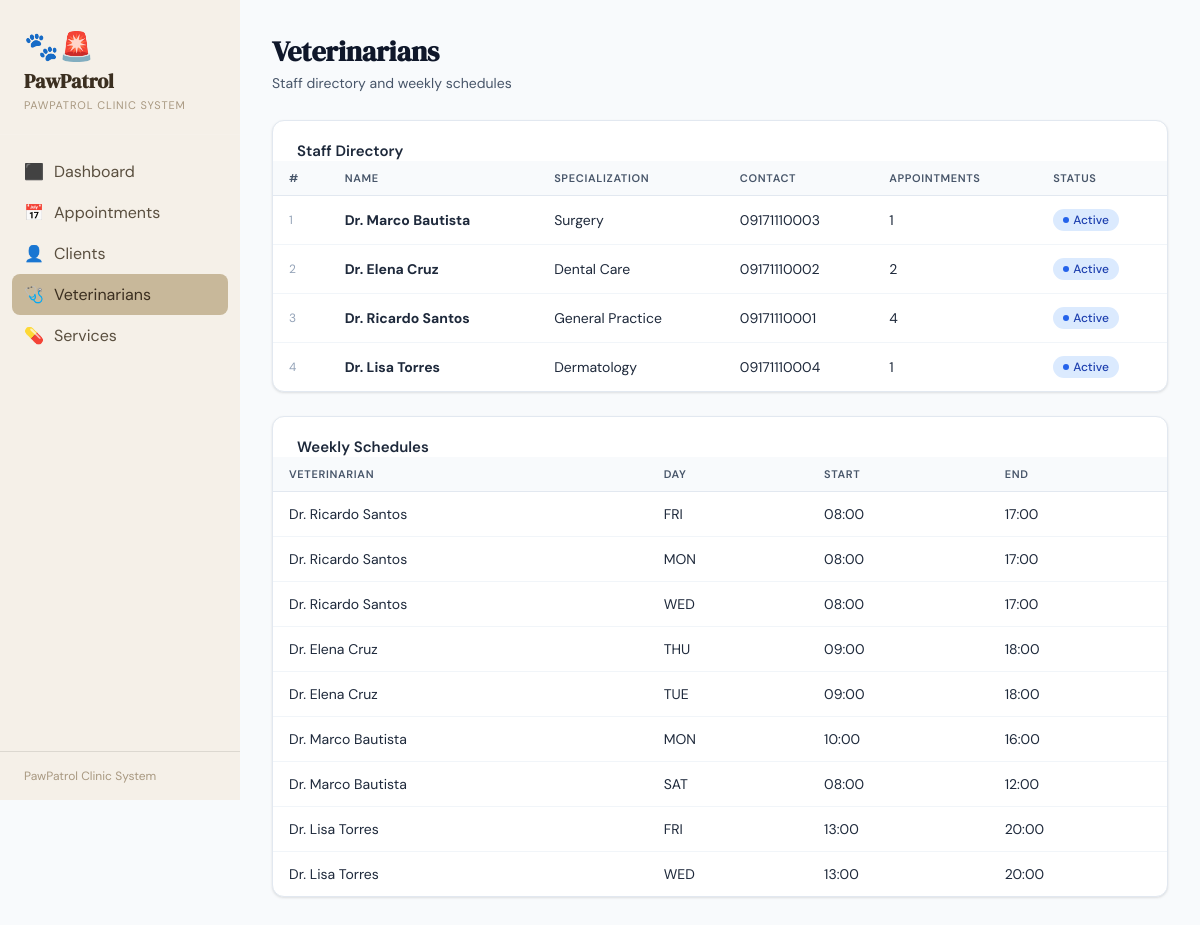
The app's page /vets, older data.
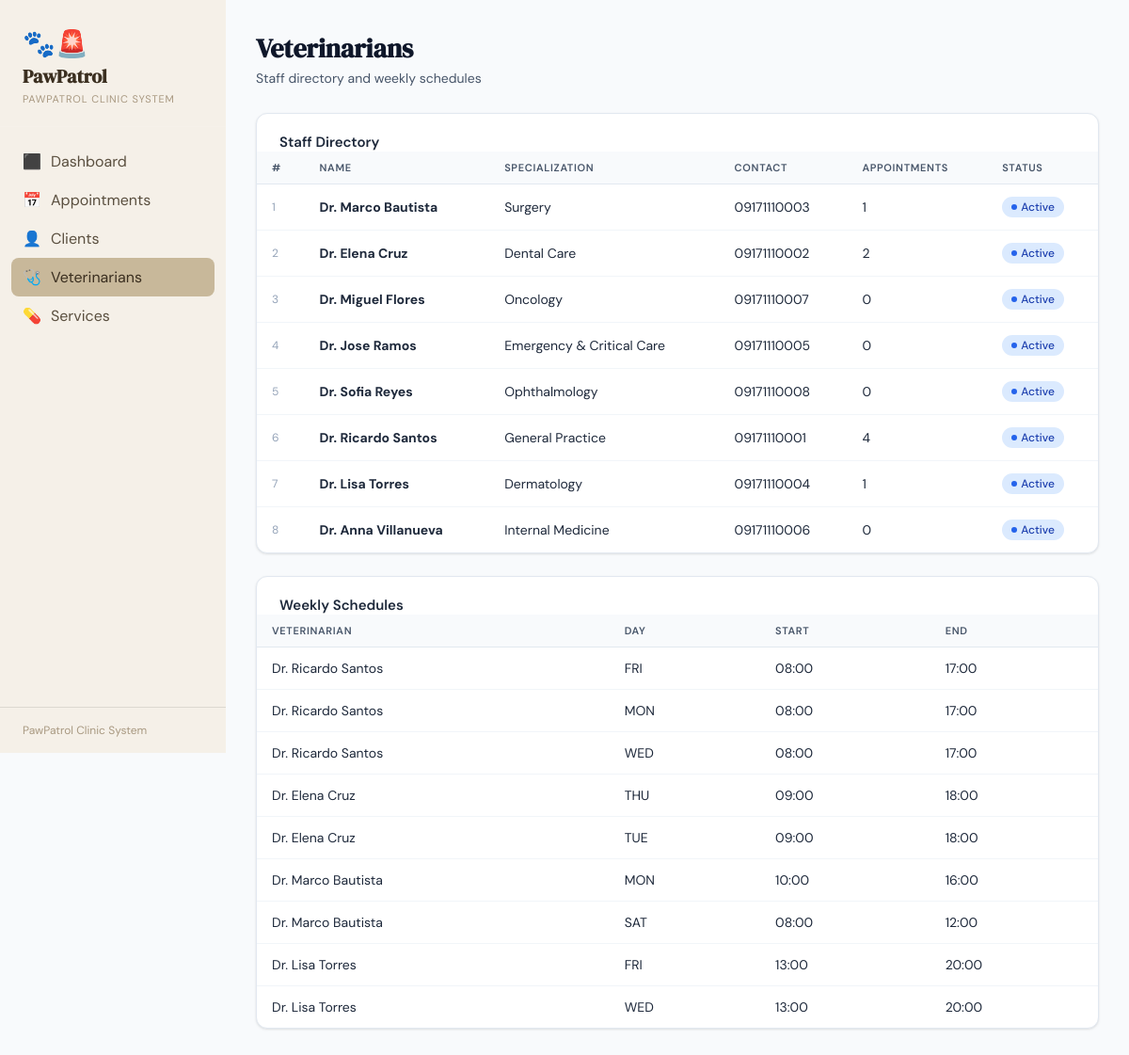
The same page, newer data.
### tables this page shows
CREATE TABLE VETERINARIAN (
            vet_id         INTEGER PRIMARY KEY AUTOINCREMENT,
            first_name     TEXT NOT NULL,
            last_name      TEXT NOT NULL,
            specialization TEXT,
            contact_number TEXT NOT NULL,
            is_active      INTEGER DEFAULT 1
        );

CREATE TABLE VET_SCHEDULE (
            schedule_id INTEGER PRIMARY KEY AUTOINCREMENT,
            vet_id      INTEGER NOT NULL,
            day_of_week TEXT NOT NULL,
            start_time  TEXT NOT NULL,
            end_time    TEXT NOT NULL,
            FOREIGN KEY (vet_id) REFERENCES VETERINARIAN(vet_id) ON DELETE CASCADE
        );

### app.py (the view)
@app.route("/vets")
def vets():
    db = get_db()
    rows = db.execute("""
        SELECT v.*, COUNT(a.appointment_id) AS appt_count
        FROM VETERINARIAN v
        LEFT JOIN APPOINTMENT a ON v.vet_id=a.vet_id
        GROUP BY v.vet_id ORDER BY v.last_name
    """).fetchall()
    schedules = db.execute("SELECT * FROM VET_SCHEDULE ORDER BY vet_id, day_of_week").fetchall()
    return render_template("vets.html", vets=rows, schedules=schedules)

### app.py (called while the page is built)
def get_db():
    conn = sqlite3.connect(DB)
    conn.row_factory = sqlite3.Row
    conn.execute("PRAGMA foreign_keys = ON")
    return conn

### templates/vets.html (shortened to what this page needs)
{% extends "base.html" %}
{% block content %}
<div class="page-header">
  <h2>Veterinarians</h2>
  <p>Staff directory and weekly schedules</p>
</div>
<div class="card" style="margin-bottom:24px">
  <div class="card-header"><h3>Staff Directory</h3></div>
  <div class="table-wrap">
    <table>
      <thead><tr>
        <th>#</th><th>Name</th><th>Specialization</th><th>Contact</th><th>Appointments</th><th>Status</th>
      </tr></thead>
      <tbody>
      {% for v in vets %}
      <tr>
        <td style="color:var(--gray-400);font-size:12px">{{ loop.index }}</td>
        <td><b>Dr. {{ v.first_name }} {{ v.last_name }}</b></td>
        <td>{{ v.specialization or '—' }}</td>
        <td>{{ v.contact_number }}</td>
        <td>{{ v.appt_count }}</td>
        <td>
          {% if v.is_active %}
          <span class="badge confirmed">Active</span>
          {% else %}
          <span class="badge cancelled">Inactive</span>
          {% endif %}
        </td>
      </tr>
      {% endfor %}
      </tbody>
    </table>
  </div>
</div>
<div class="card">
  <div class="card-header"><h3>Weekly Schedules</h3></div>
  <div class="table-wrap">
    <table>
      <thead><tr><th>Veterinarian</th><th>Day</th><th>Start</th><th>End</th></tr></thead>
      <tbody>
      {% for s in schedules %}
      {% set vet = vets|selectattr('vet_id','equalto',s.vet_id)|first %}
      <tr>
        <td>Dr. {{ vet.first_name }} {{ vet.last_name }}</td>
        <td>{{ s.day_of_week }}</td>
        <td>{{ s.start_time }}</td>
        <td>{{ s.end_time }}</td>
      </tr>
      {% endfor %}
      </tbody>
    </table>
  </div>
</div>
{% endblock %}

### templates/base.html (shortened to what this page needs)
<!DOCTYPE html>
<html lang="en">
<head>
</head>
<body>
<aside class="sidebar">
  <div class="sidebar-logo">
    <div class="paw">🐾🚨</div>
    <h1>PawPatrol</h1>
    <span>PawPatrol Clinic System</span>
  </div>
  <nav>
    <a href="{{ url_for('dashboard') }}"    class="{% if request.endpoint=='dashboard' %}active{% endif %}"><span class="icon">⬛</span> Dashboard</a>
    <a href="{{ url_for('appointments') }}" class="{% if 'appointment' in request.endpoint %}active{% endif %}"><span class="icon">📅</span> Appointments</a>
    <a href="{{ url_for('clients') }}"      class="{% if 'client' in request.endpoint %}active{% endif %}"><span class="icon">👤</span> Clients</a>
    <a href="{{ url_for('vets') }}"         class="{% if request.endpoint=='vets' %}active{% endif %}"><span class="icon">🩺</span> Veterinarians</a>
    <a href="{{ url_for('services') }}"     class="{% if request.endpoint=='services' %}active{% endif %}"><span class="icon">💊</span> Services</a>
  </nav>
  <div class="sidebar-footer">PawPatrol Clinic System</div>
</aside>
<main class="main">
  {% block content %}{% endblock %}
</main>
</body>
</html>

### templates/base.html (style rules this page uses)
:root { --teal: #0f766e; --teal-l: #14b8a6; --teal-xl: #ccfbf1; --amber: #d97706; --amber-l: #fef3c7; --red: #dc2626; --red-l: #fee2e2; --green: #16a34a; --green-l: #dcfce7; --blue: #2563eb; --blue-l: #dbeafe; --gray-50: #f8fafc; --gray-100:#f1f5f9; --gray-200:#e2e8f0; --gray-400:#94a3b8; --gray-600:#475569; --gray-800:#1e293b; --gray-900:#0f172a; --white: #ffffff; --shadow: 0 1px 3px rgba(0,0,0,.08), 0 1px 2px rgba(0,0,0,.04); --shadow-md: 0 4px 6px -1px rgba(0,0,0,.07), 0 2px 4px -2px rgba(0,0,0,.04); --radius: 12px; }
*,*::before,*::after { box-sizing:border-box;margin:0;padding:0 }
body { font-family:'DM Sans',sans-serif;background:var(--gray-50);color:var(--gray-800);min-height:100vh;display:flex }
.sidebar { width:240px;min-height:100vh;background: #f5f0e8;display:flex;flex-direction:column;position:fixed;top:0;left:0;z-index:100 }
.sidebar-logo { padding:28px 24px 20px;border-bottom:1px solid rgba(255,255,255,.07) }
.sidebar-logo .paw { font-size:28px;margin-bottom:4px }
.sidebar-logo h1 { font-family:'DM Serif Display',serif;font-size:20px;color:#3b2f20;line-height:1.2 }
.sidebar-logo span { font-size:11px;color:#a89880;letter-spacing:.08em;text-transform:uppercase;text-decoration:none }
nav { flex:1;padding:16px 12px }
nav a { display:flex;align-items:center;gap:10px;padding:10px 12px;border-radius:8px;color:#5a4f3f;text-decoration:none; }
nav a.active { background:#c8b89a;color:#3b2f20 }
nav a .icon { font-size:16px;width:20px;text-align:center }
.sidebar-footer { padding:16px 24px;border-top:1px solid rgba(0,0,0,.1);font-size:12px;color:#a89880 }
.main { margin-left:240px;flex:1;padding:32px;max-width:1200px;width:calc(100% - 240px) }
.page-header { margin-bottom:28px }
.page-header h2 { font-family:'DM Serif Display',serif;font-size:28px;color:var(--gray-900);margin-bottom:4px }
.page-header p { color:var(--gray-600);font-size:14px }
.card { background:var(--white);border-radius:var(--radius);box-shadow:var(--shadow);border:1px solid var(--gray-200);overflow:hidden }
.card-header { padding:20px 24px 0;display:flex;align-items:center;justify-content:space-between }
.card-header h3 { font-size:15px;font-weight:600;color:var(--gray-800) }
.table-wrap { overflow-x:auto }
table { width:100%;border-collapse:collapse }
th { text-align:left;font-size:11px;font-weight:600;text-transform:uppercase;letter-spacing:.06em;color:var(--gray-600);padding:10px 16px;background:var(--gray-50);border-bottom:1px solid var(--gray-200) }
td { padding:13px 16px;border-bottom:1px solid var(--gray-100);font-size:14px;vertical-align:middle }
tr:last-child td { border-bottom:none }
.badge { display:inline-flex;align-items:center;gap:4px;padding:3px 10px;border-radius:999px;font-size:12px;font-weight:500 }
.badge::before { content:'';width:6px;height:6px;border-radius:50% }
.badge.confirmed { background:var(--blue-l);color:#1e40af }
.badge.confirmed::before { background:var(--blue) }

Row changes from the older to the newer data that the page shows:
added VETERINARIAN: first_name "Miguel", last_name "Flores", specialization "Oncology", contact_number "09171110007", appt_count "0", is_active "Active"
added VETERINARIAN: first_name "Jose", last_name "Ramos", specialization "Emergency & Critical Care", contact_number "09171110005", appt_count "0", is_active "Active"
added VETERINARIAN: first_name "Sofia", last_name "Reyes", specialization "Ophthalmology", contact_number "09171110008", appt_count "0", is_active "Active"
added VETERINARIAN: first_name "Anna", last_name "Villanueva", specialization "Internal Medicine", contact_number "09171110006", appt_count "0", is_active "Active"
